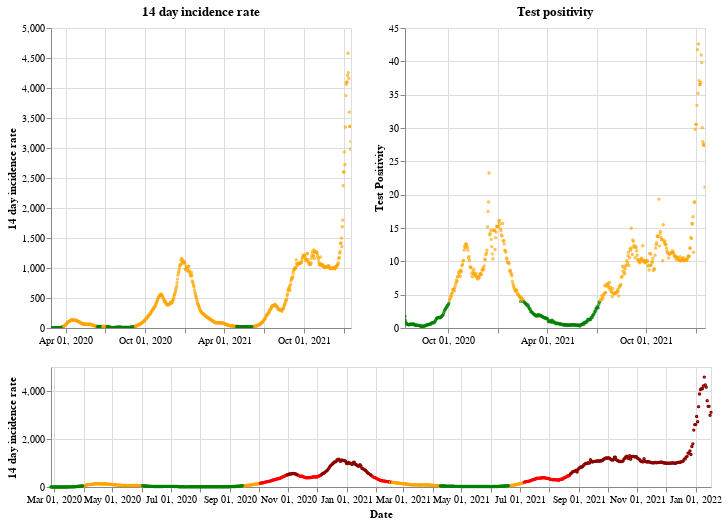

The code cell stored with this chart in its notebook:
### Markdown cell above
## Wales

### Code cell
plot_traffic_light('Wales')

### Figure 1 — Vega-Lite specification as saved in the notebook (floating-point values rounded to 4 significant figures; data arrays with more than 128 entries replaced by an {"elided": "..."} marker saying what was removed)
{"config": {"view": {"continuousWidth": 400, "continuousHeight": 300}}, "vconcat": [{"hconcat": [{"mark": {"type": "point", "size": 2}, "encoding": {"color": {"condition": {"value": "green", "test": "(datum.twoWeeklyCasesRate <= 25)"}, "value": "orange"}, "tooltip": [{"type": "nominal", "field": "areaName"}, {"type": "temporal", "field": "date"}, {"type": "quantitative", "field": "twoWeeklyCasesRate"}, {"type": "quantitative", "field": "testPositivity"}], "x": {"type": "temporal", "axis": {"title": ""}, "field": "date", "scale": {"domain": {"selection": "DateBrush"}}, "timeUnit": "yearmonthdate"}, "y": {"type": "quantitative", "axis": {"title": "14 day incidence rate"}, "field": "twoWeeklyCasesRate"}}, "title": "14 day incidence rate", "width": 300}, {"mark": {"type": "point", "size": 2}, "encoding": {"color": {"condition": {"value": "green", "test": "(datum.testPositivity <= 4)"}, "value": "orange"}, "tooltip": [{"type": "nominal", "field": "areaName"}, {"type": "temporal", "field": "date"}, {"type": "quantitative", "field": "twoWeeklyCasesRate"}, {"type": "quantitative", "field": "testPositivity"}], "x": {"type": "temporal", "axis": {"title": ""}, "field": "date", "scale": {"domain": {"selection": "DateBrush"}}, "timeUnit": "yearmonthdate"}, "y": {"type": "quantitative", "axis": {"title": "Test Positivity"}, "field": "testPositivity"}}, "title": "Test positivity", "width": 300}]}, {"layer": [{"mark": {"type": "point", "size": 2}, "encoding": {"color": {"condition": {"value": "orange", "test": "(((datum.testPositivity < 4) && (datum.twoWeeklyCasesRate >= 50)) && (datum.twoWeeklyCasesRate < 200))"}, "value": "red"}, "opacity": {"condition": {"value": 1, "test": "((datum.twoWeeklyCasesRate >= 50) && (datum.twoWeeklyCasesRate < 500))"}, "value": 0}, "tooltip": [{"type": "nominal", "field": "areaName"}, {"type": "temporal", "field": "date"}, {"type": "quantitative", "field": "twoWeeklyCasesRate"}, {"type": "quantitative", "field": "testPositivity"}], "x": {"type": "temporal", "axis": {"title": "Date"}, "field": "date", "timeUnit": "yearmonthdate"}, "y": {"type": "quantitative", "axis": {"title": "14 day incidence rate"}, "field": "twoWeeklyCasesRate"}}, "selection": {"DateBrush": {"type": "interval", "encodings": ["x"], "fields": ["Time"]}}}, {"mark": {"type": "point", "size": 2}, "encoding": {"color": {"value": "darkred"}, "opacity": {"condition": {"value": 1, "test": "(datum.twoWeeklyCasesRate >= 500)"}, "value": 0}, "tooltip": [{"type": "nominal", "field": "areaName"}, {"type": "temporal", "field": "date"}, {"type": "quantitative", "field": "twoWeeklyCasesRate"}, {"type": "quantitative", "field": "testPositivity"}], "x": {"type": "temporal", "axis": {"title": "Date"}, "field": "date", "timeUnit": "yearmonthdate"}, "y": {"type": "quantitative", "axis": {"title": "14 day incidence rate"}, "field": "twoWeeklyCasesRate"}}}, {"mark": {"type": "point", "size": 2}, "encoding": {"color": {"condition": {"value": "green", "test": "((datum.testPositivity < 4) && (datum.twoWeeklyCasesRate < 50))"}, "value": "orange"}, "opacity": {"condition": {"value": 1, "test": "(datum.twoWeeklyCasesRate < 50)"}, "value": 0}, "tooltip": [{"type": "nominal", "field": "areaName"}, {"type": "temporal", "field": "date"}, {"type": "quantitative", "field": "twoWeeklyCasesRate"}, {"type": "quantitative", "field": "testPositivity"}], "x": {"type": "temporal", "axis": {"title": "Date"}, "field": "date", "timeUnit": "yearmonthdate"}, "y": {"type": "quantitative", "axis": {"title": "14 day incidence rate"}, "field": "twoWeeklyCasesRate"}}}], "height": 120, "width": 660}], "data": {"name": "data-590581885b01d5b5fc45d80513fc0273"}, "$schema": "https://vega.github.io/schema/vega-lite/v4.8.1.json", "datasets": {"data-590581885b01d5b5fc45d80513fc0273": {"elided": "691 records"}}}
